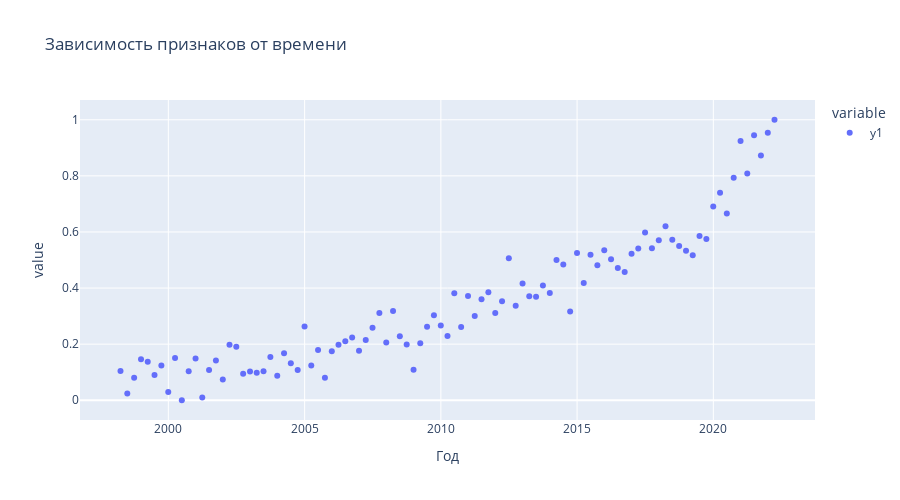

Notebook code cell kept with this figure:
### Code cell
noise = np.random.normal(0, .06, data.shape)
noisy_data = data + noise
data = noisy_data
data = data.apply(lambda x: (x - x.min()) / (x.max() - x.min()))
px.scatter(data['y1'], title="Зависимость признаков от времени", height=500)
